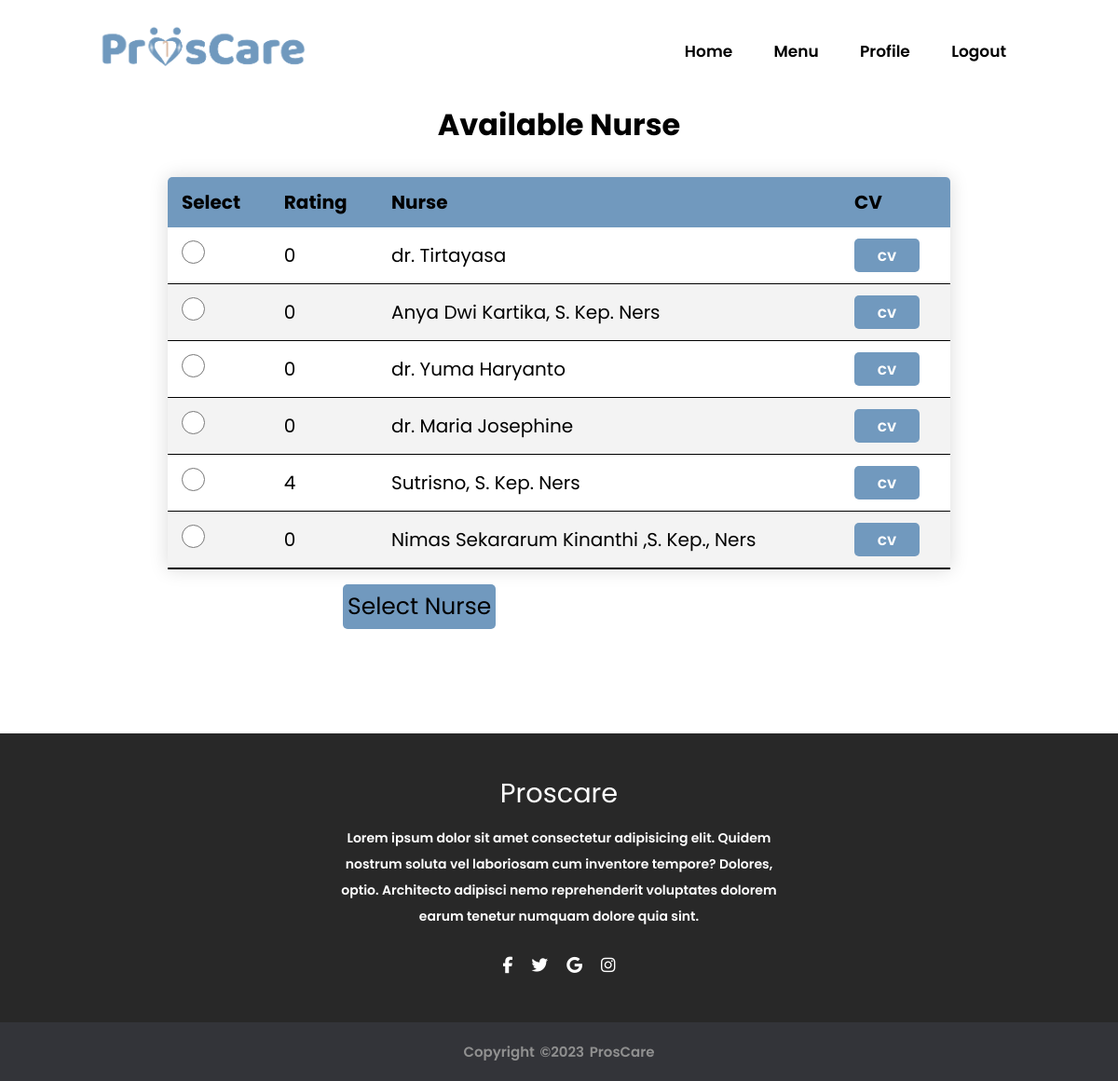
Screenshot of /customer/nurseTable.php (signed in) with the database file from the repository.
### tables this page shows
CREATE TABLE `status_ketidaktersediaan` (
  `no` int(255) NOT NULL,
  `status` enum('tersedia','tidak tersedia') NOT NULL,
  `id_perawat` int(255) NOT NULL
);

CREATE TABLE `perawat` (
  `id` int(255) NOT NULL,
  `nama` varchar(360) DEFAULT NULL,
  `username` varchar(360) NOT NULL,
  `password` varchar(15) NOT NULL,
  `email` varchar(360) NOT NULL,
  `no_telp` varchar(360) DEFAULT NULL,
  `photo` varchar(360) DEFAULT NULL,
  `cv` varchar(360) DEFAULT NULL,
  `id_admin` int(255) NOT NULL
);

### loginProscare/koneksi.php (called while the page is built, shortened)
<?php
$koneksi = mysqli_connect("localhost", "root", "", "proscare");
function query($query)
{
   global $koneksi;
   $result = mysqli_query($koneksi, $query);
   $rows = [];
   while ($row = mysqli_fetch_assoc($result)) {
      $rows[] = $row;
   }
   return $rows;
}
?>

### customer/nurseTable.php (the view, shortened to what this page needs)
<?php
  require "../loginProscare/koneksi.php";
  $data = query("SELECT * FROM perawat INNER JOIN status_ketidaktersediaan ON perawat.id = status_ketidaktersediaan.id_perawat");
?>
<!DOCTYPE html>
<html lang="en">
<head>
    <link rel="stylesheet" href="css/nurseTable.css">
</head>
<body>
    <div class="header">
        <img src="Assets\Proscare Logo.png" alt="logo">
        <ul class="nav">
            <li><a href="Homepage.php"> Home </a></li>
            <li><a href="Menu.php"> Menu </a></li>
            <li><a href="../Profile/profileCustomer.php"> Profile </a></li>
            <li><a href="../loginProscare/logout.php"> Logout </a></li>
        </ul>
    </div>
    <h1>Available Nurse</h1>
    <form action="selectNurse.php" method="post">
      <table class="content-table">
        <thead>
          <tr>
            <th>Select</th>
            <th>Rating</th>
            <th>Nurse</th>
            <th>CV</th>
          </tr>
        </thead>
        <tbody>
          <?php foreach ($data as $row) : ?>
            <?php
            $idPerawat = $row['id_perawat'];
            $rating = query("SELECT * FROM testimoni WHERE id_perawat = $idPerawat");
            $array = array();
            if(!empty($rating)){
            foreach ($rating as $rate){
              $array[] = $rate['rating'];
            }
            $sum = array_sum($array);
            $count = count($array);
            $avg = $sum/$count;
          }else{
            $avg = 0;
          }
            ?>
            <?php if($row['status'] === "tersedia") : ?>
          <tr>
            <td><input type="radio" name="cek" value="<?= $row['id'] ?>"></td>
            <td><?= $avg ?></td>
            <td><?= $row['nama']?></td>
            <td><button type="button" class="cv"><a href="../Asset/cv/<?= $row['cv'] ?>">cv</a></button></td>
          </tr>
            <?php endif; ?>
          <?php endforeach; ?>
        </tbody>
    </table>
    <button type="submit" name="nurse">Select Nurse</button>
  </form>
    <footer>
        <div class="footer">
            <h3>Proscare</h3>
            <p>Lorem ipsum dolor sit amet consectetur adipisicing elit. Quidem nostrum soluta vel laboriosam cum
                inventore tempore? Dolores, optio. Architecto adipisci nemo reprehenderit voluptates dolorem earum
                tenetur numquam dolore quia sint.</p>
            <ul class="social">
                <li><a href="#"><i class="fa fa-facebook"></i></a></li>
                <li><a href="#"><i class="fa fa-twitter"></i></a></li>
                <li><a href="#"><i class="fa fa-google"></i></a></li>
                <li><a href="#"><i class="fa fa-instagram"></i></a></li>
            </ul>
        </div>
        <div class="bottom">
            <p>copyright &copy;2023 ProsCare</p>
        </div>
    </footer>
</body>
</html>

### customer/css/nurseTable.css (style rules this page uses)
* { box-sizing: border-box; margin: 0; padding: 0; font-family: "Poppins", serif; }
img { height: 60px; cursor: pointer; }
li,a { font-family: "Poppins"; font-weight: 520; font-size: 17px; color: black; text-decoration: none; }
.header { display: flex; justify-content: space-between; align-items: center; padding: 25px 100px; position: relative; }
.nav { list-style: none; }
.nav li { display: inline-block; padding: 0 20px; }
h1 { text-align: center; padding-bottom: 2rem; }
.content-table { border-collapse: collapse; margin: 0 15% 0 15% ; font-size: 20px; width: 70%; border-radius: 5px 5px 0 0; overflow: hidden; box-shadow: 0 0 20px rgba(0, 0, 0, 0.15); margin-bottom: 1rem; }
.content-table thead tr { background-color: #7199BE; color: black; text-align: left; font-weight: bold; }
.content-table th, .content-table td { padding: 12px 15px; }
.content-table tbody tr { border-bottom: 1px solid black; }
.content-table tbody tr:nth-of-type(even) { background-color: #f3f3f3; }
.content-table tbody tr:last-of-type { border-bottom: 2px solid black; }
input[type="radio"] { height: 25px; width: 25px; }
button { background-color: #7199BE; font-size: 25px; padding: 5px; border-radius: 5px; margin-left: 23rem; margin-bottom: 7rem; border: #fff; }
button a { color : #fff }
.cv { width: 70px; margin: auto; font-weight: 600; font-size: 15px; border: #fff; }
footer { font-family: "Poppins"; font-size: 20px; font-weight: 520; background-color: #282828; height: auto; width: 100%; padding-top: 40px; color: #fff; }
.footer { display: flex; align-items: center; justify-content: center; flex-direction: column; text-align: center; }
.footer h3 { font-size: 1.8rem; font-weight: 400; text-transform: capitalize; line-height: 3rem; display: flex; align-items: center; justify-content: center; }
.footer p { max-width: 500px; margin: 10px auto; line-height: 28px; font-size: 14px; }
.social { list-style: none; display: flex; align-items: center; justify-content: center; margin: 1rem 0 3rem 0; }
.social li { margin: 0 10px; }
.social a i { font-size: 1.1rem; color: #fff; }
.bottom { background: #333439; width: 100%; padding: 20px 0; text-align: center; color: #909090; font-size: 15px; word-spacing: 2px; text-transform: capitalize; }

### rows the page displays
status_ketidaktersediaan: avg "0", id_perawat.nama "dr. Tirtayasa"
status_ketidaktersediaan: avg "0", id_perawat.nama "Anya Dwi Kartika, S. Kep. Ners"
status_ketidaktersediaan: avg "0", id_perawat.nama "dr. Yuma Haryanto"
status_ketidaktersediaan: avg "0", id_perawat.nama "dr. Maria Josephine"
status_ketidaktersediaan: avg "4", id_perawat.nama "Sutrisno, S. Kep. Ners"
status_ketidaktersediaan: avg "0", id_perawat.nama "Nimas Sekararum Kinanthi ,S. Kep., Ners"
